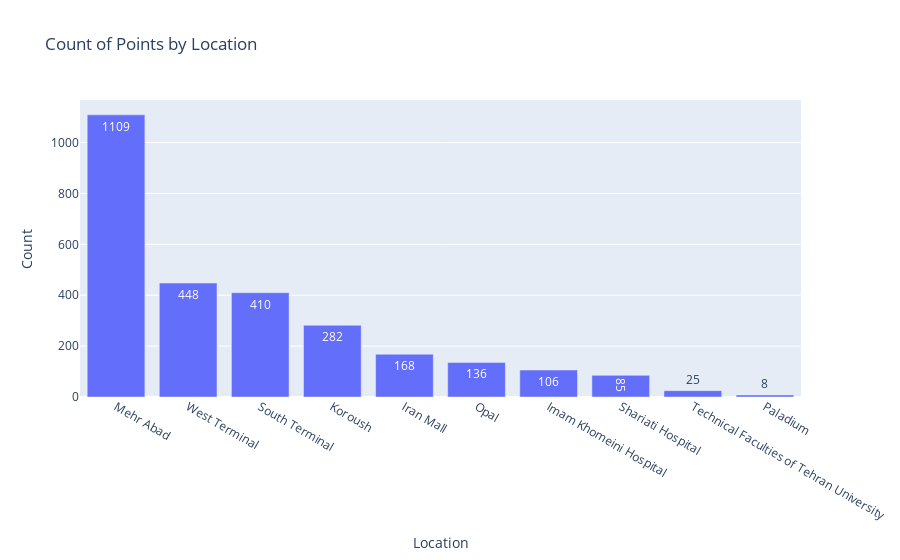

Source (notebook cell):
### Markdown cell above
### Density of each place
<p> Let's view the density of each place </p>

### Code cell
# Count the occurrences of each place
counts = points_geodf["belongs_to"].value_counts().reset_index()
counts.columns = ["belongs_to", "count"]

# Create a bar chart
fig = px.bar(
    counts,
    x="belongs_to",
    y="count",
    title="Count of Points by Location",
    text="count",
    color_continuous_scale="Viridis",
)
fig.update_layout(
    xaxis_title="Location",
    yaxis_title="Count",
    xaxis={"categoryorder": "total descending"},
)
fig.show()
# We need a good heuristic since the density around each place differs.

### Figure 1 — Plotly figure (JSON) as saved in the notebook; plotly's stock layout.template omitted (floating-point values rounded to 4 significant figures)
{"data": [{"alignmentgroup": "True", "hovertemplate": "belongs_to=%{x}<br>count=%{text}<extra></extra>", "legendgroup": "", "marker": {"color": "#636efa", "pattern": {"shape": ""}}, "name": "", "offsetgroup": "", "orientation": "v", "showlegend": false, "text": [1109, 448, 410, 282, 168, 136, 106, 85, 25, 8], "textposition": "auto", "type": "bar", "x": ["Mehr Abad", "West Terminal", "South Terminal", "Koroush", "Iran Mall", "Opal", "Imam Khomeini Hospital", "Shariati Hospital", "Technical Faculties of Tehran University", "Paladium"], "xaxis": "x", "y": [1109, 448, 410, 282, 168, 136, 106, 85, 25, 8], "yaxis": "y"}], "layout": {"barmode": "relative", "legend": {"tracegroupgap": 0}, "title": {"text": "Count of Points by Location"}, "xaxis": {"anchor": "y", "categoryorder": "total descending", "domain": [0, 1], "title": {"text": "Location"}}, "yaxis": {"anchor": "x", "domain": [0, 1], "title": {"text": "Count"}}}}
